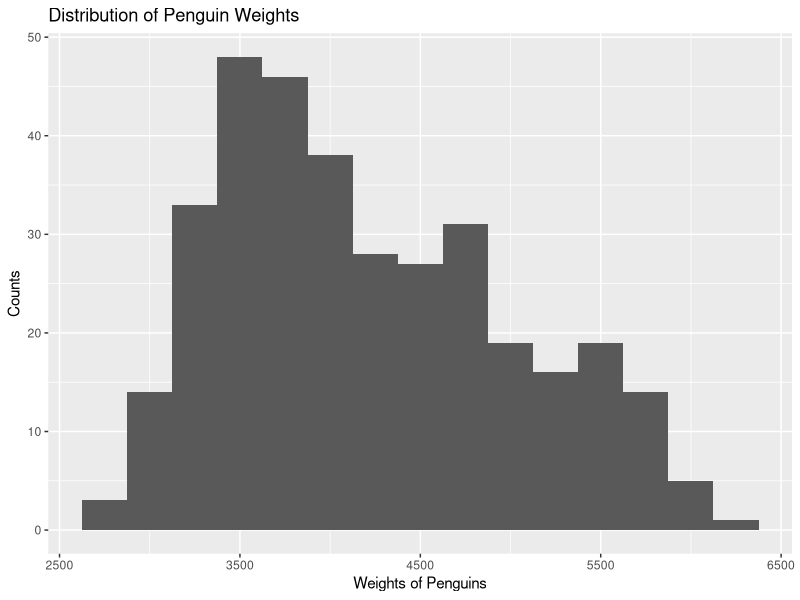
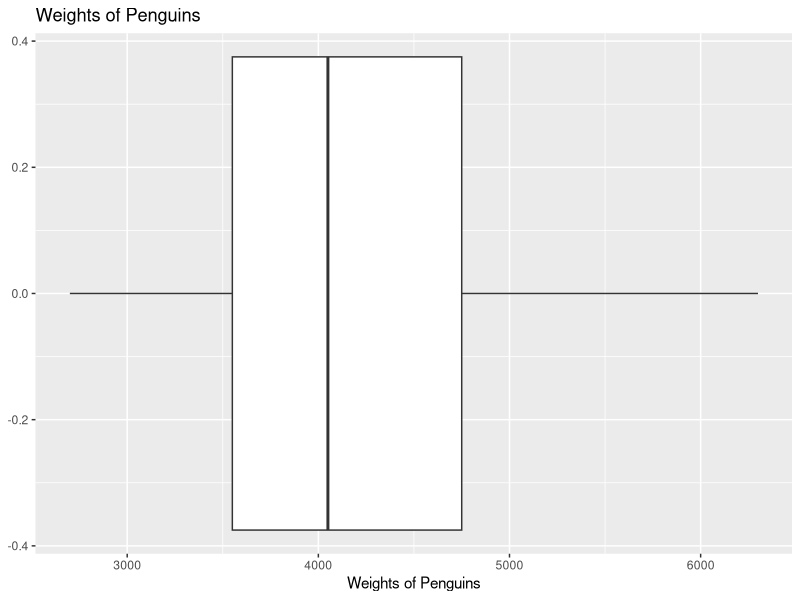
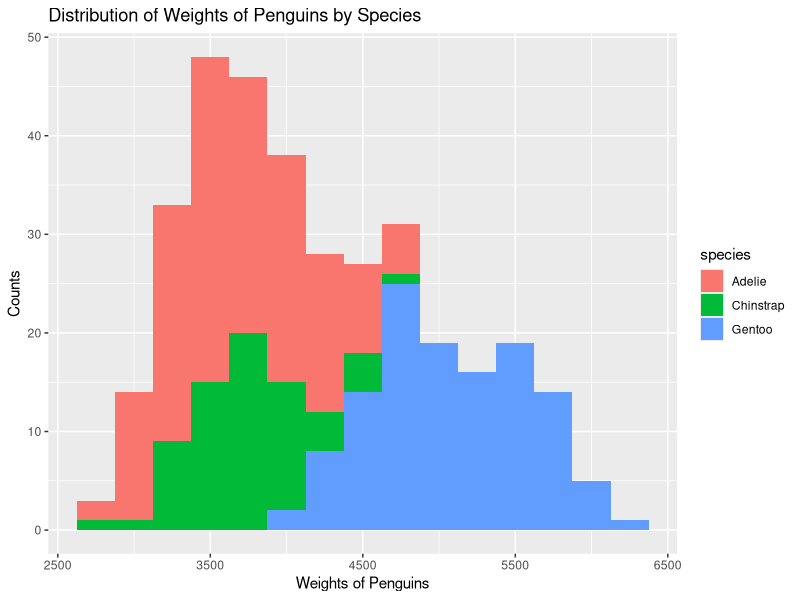
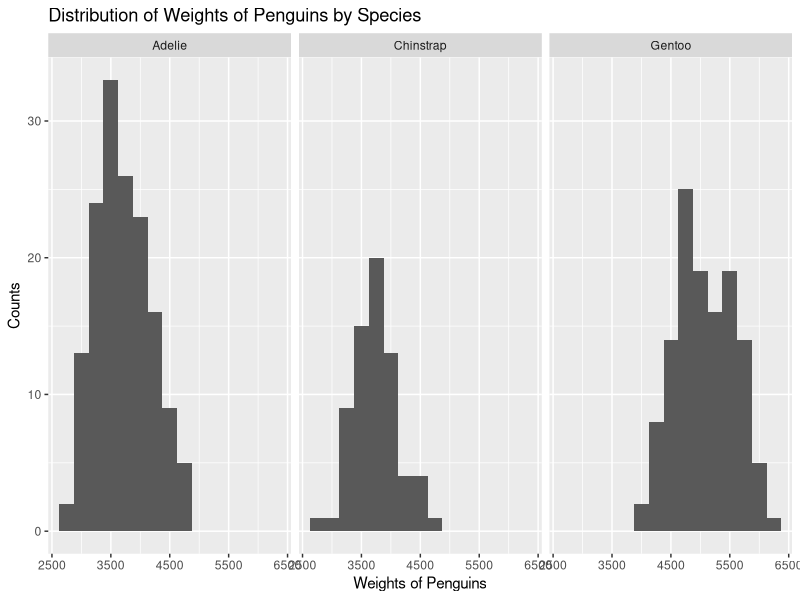
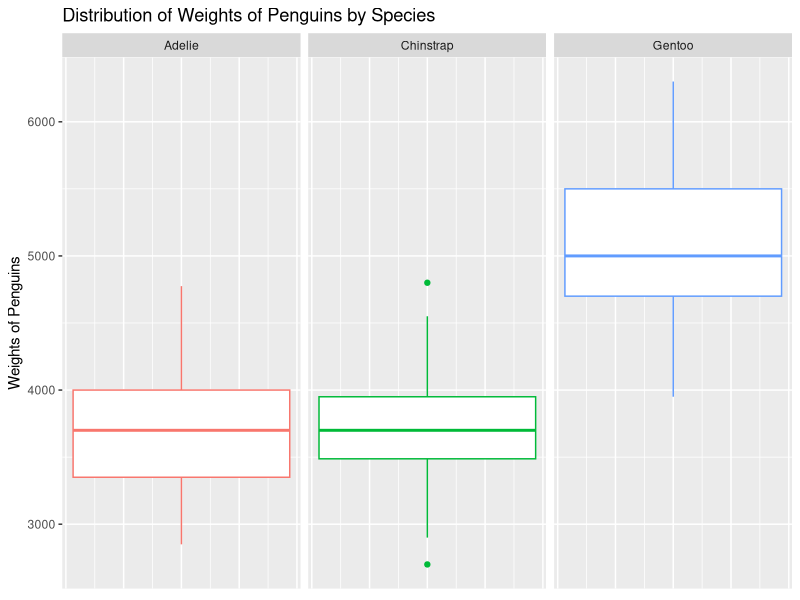
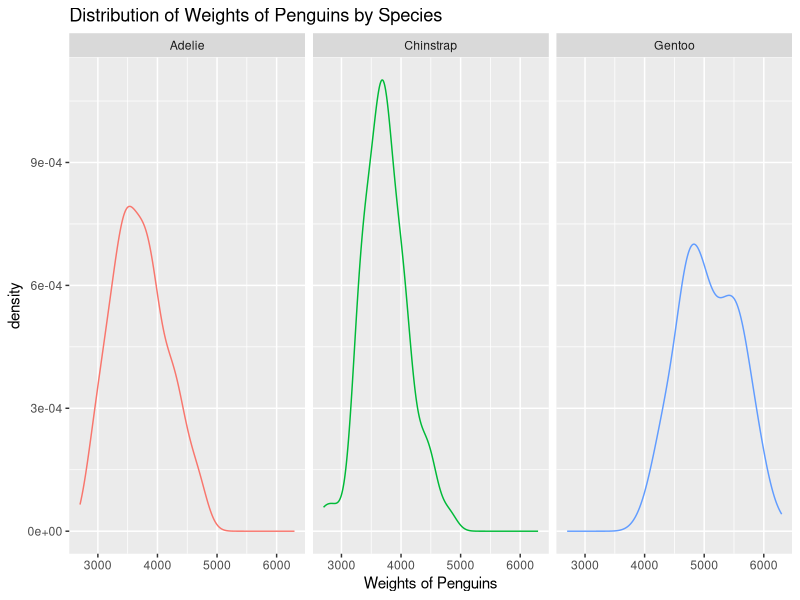
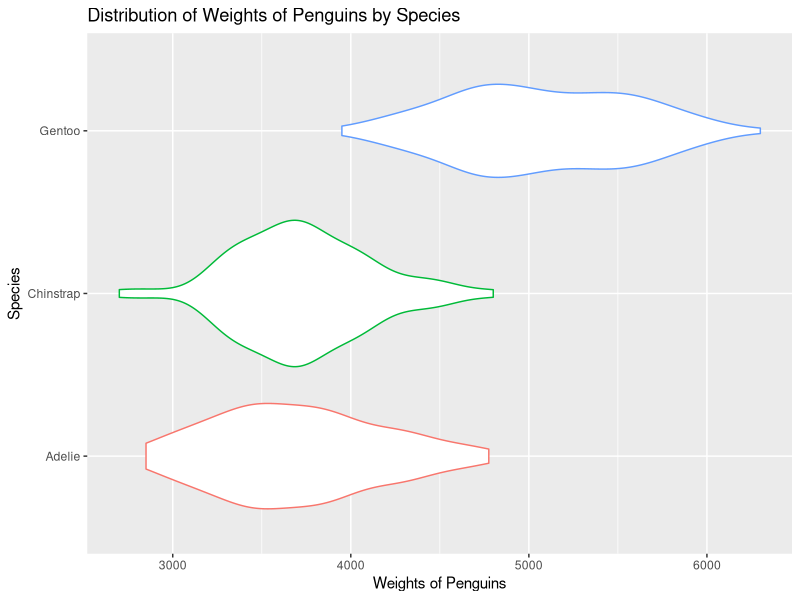
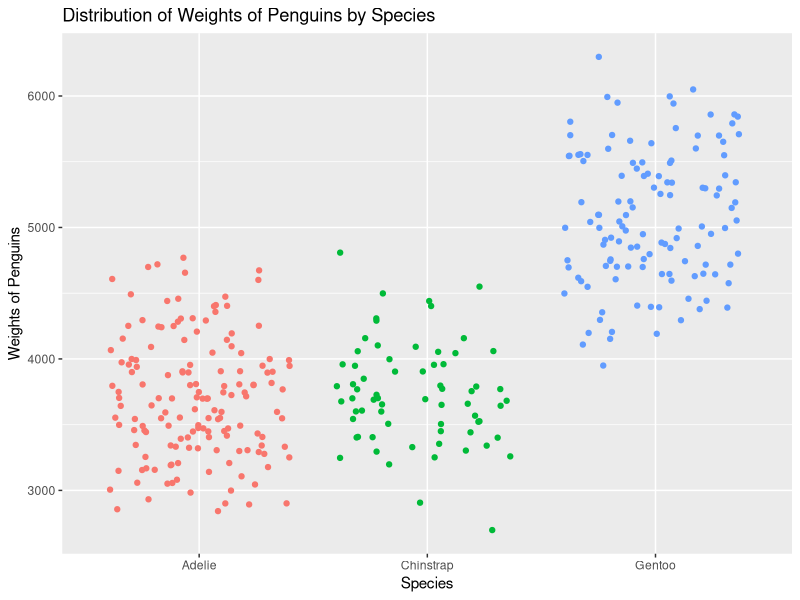

These figures' R source, in order:
## ---- chunk 1
#| label: load-packages
#| warning: false

library(tidyverse)
library(palmerpenguins)
## ---- chunk 2
#| label: glimpse

glimpse(penguins)
## ---- chunk 3
#| label: histogram-weight

ggplot(penguins, aes(x = body_mass_g)) + 
  geom_histogram(binwidth = 250) + 
  labs(
    x = "Weights of Penguins",
    y = "Counts",
    title = "Distribution of Penguin Weights"
  )
## ---- chunk 4
#| label: boxplot-weight

ggplot(penguins, aes(x = body_mass_g)) + 
  geom_boxplot() + 
  labs(
    x = "Weights of Penguins",
    title = "Weights of Penguins")
## ---- chunk 5
#| label: histogram-weight-species

ggplot(penguins, aes(x = body_mass_g, fill = species)) + 
  geom_histogram(binwidth = 250) + 
  labs(
    x = "Weights of Penguins",
    y = "Counts",
    title = "Distribution of Weights of Penguins by Species")
## ---- chunk 6
#| label: histogram-weight-species-facet

ggplot(penguins, aes(x = body_mass_g)) + 
  geom_histogram(binwidth = 250) + 
  facet_wrap(~species) + 
  labs(
    x = "Weights of Penguins",
    y = "Counts",
    title = "Distribution of Weights of Penguins by Species")
## ---- chunk 7
#| label: boxplot-weight-species

ggplot(penguins, aes(y = body_mass_g, color = species)) + 
  geom_boxplot() + 
  facet_wrap(~species) + 
  labs(
    y = "Weights of Penguins",
    title = "Distribution of Weights of Penguins by Species") +
  theme(axis.text.x=element_blank(),
        axis.ticks.x=element_blank(), 
        legend.position = "none")
## ---- chunk 8
#| label: density-weight-species

ggplot(penguins, aes(x = body_mass_g, color = species)) + 
  geom_density() + 
  facet_wrap(~species) + 
  labs(
    x = "Weights of Penguins",
    title = "Distribution of Weights of Penguins by Species") +
  theme(legend.position = "none")
## ---- chunk 9
#| label: violin-weight-species

ggplot(penguins, aes(x = body_mass_g, y = species, color = species)) + 
  geom_violin() + 
  labs(
    x = "Weights of Penguins", y = "Species",
    title = "Distribution of Weights of Penguins by Species") +
  theme(legend.position = "none")
## ---- chunk 10
#| label: jitter-weight-species

ggplot(penguins, aes(x = species, y = body_mass_g, color = species)) + 
  geom_jitter() + 
  labs(
    x = "Species", y = "Weights of Penguins",
    title = "Distribution of Weights of Penguins by Species") +
  theme(legend.position = "none")
## ---- chunk 11
#| label: beeswarm-weight-species

# ggplot(penguins, aes(x = species, y = body_mass_g, color = species)) + 
#   geom_beeswarm() + 
#   labs(
#     x = "Species", y = "Weights of Penguins",
#     title = "Distribution of Weights of Penguins by Species") +
#   theme(legend.position = "none")
## ---- chunk 12
#| label: multi-geoms

ggplot(penguins, aes(x = species, y = body_mass_g, color = species)) + 
  geom_violin(show.legend = FALSE) + geom_jitter()
  labs(
    x = "Species", y = "Weights of Penguins",
    title = "Distribution of Weights of Penguins by Species")
## ---- chunk 13
#| label: multi-geoms-facet

ggplot(penguins, aes(x = species, y = body_mass_g, color = species)) + 
  geom_jitter() + geom_violin(aes(alpha = 0.5)) +
  labs(
    x = "Species", y = "Weights of Penguins",
    title = "Distribution of Weights of Penguins by Species and Island") +
  theme(legend.position = "none") +
  facet_wrap(~island)
## ---- chunk 14
#| label: barplot

ggplot(penguins, aes(x = island)) + 
  geom_bar(show.legend = FALSE) + 
  labs(
    x = "Island",
    title = "Where are Penguins From?"
  )
## ---- chunk 15
#| label: cat-cat

ggplot(penguins, aes(x = island, fill = sex)) + 
  geom_bar() + 
  labs(
    x = "Island",
    title = "Where are Penguins From?"
  )
## ---- chunk 16
# add code here

ggplot(penguins, aes(x = body_mass_g, y = flipper_length_mm, color = sex)) + 
  geom_smooth(show.legend = FALSE) + geom_point(show.legend = FALSE) + 
  labs(
    x = "Weight (g)", y = "Flipper Length (mm)",
    title = "Flipper Length vs Weight, By Sex"
  ) + facet_wrap(~sex)
